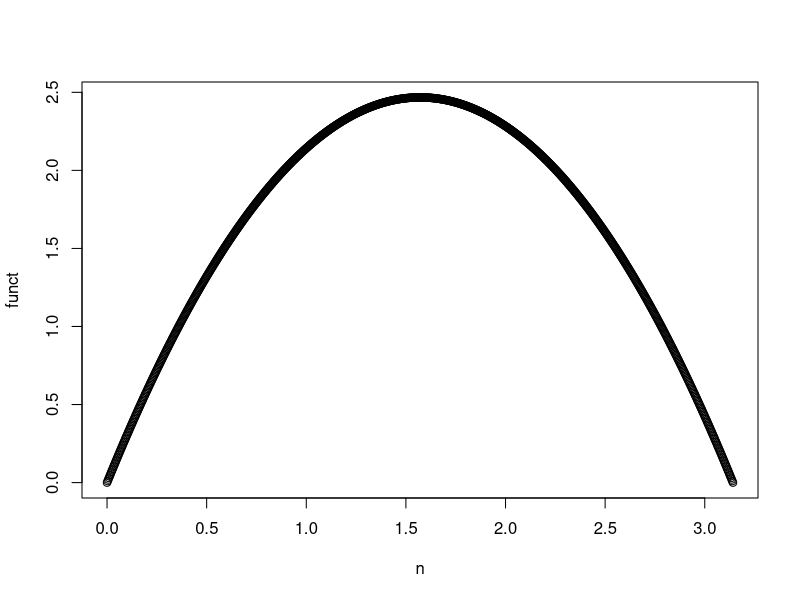
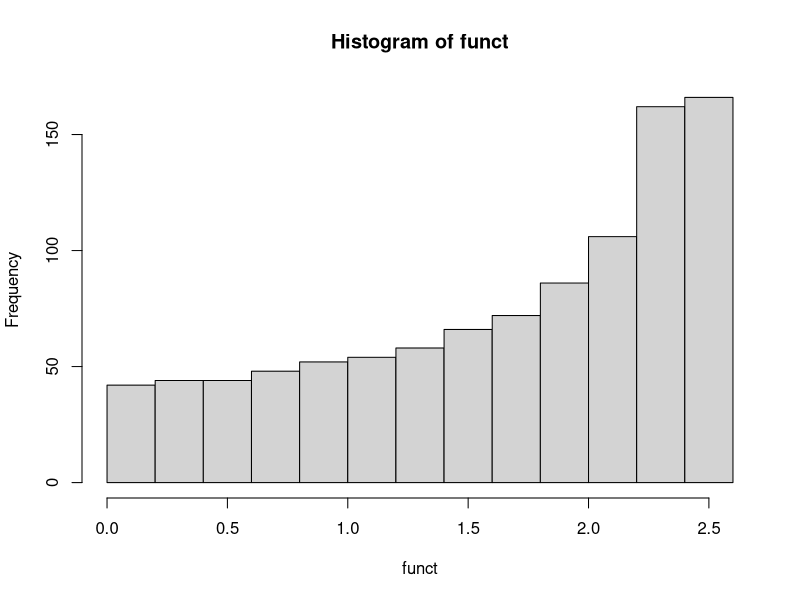

These figures' R source, in order:
x <- seq(0,pi,length.out = 1000)
n <- (pi-x)
funct <- (x*n)
max(x*n)
match(min(x**n),x**n)
plot(n, funct)
plot
funct[369]
x[369]
x[370]
pi/2*pi/2
hist(funct)
L <- 2.5
k <- c(0,1, 2, 3, 4)
pmf <- ((L**k)*(exp(-L)))/factorial(k)
pmf
help(hist)


ftoc <- function(tempinf) {
  celsius <- (tempinf - 32)*5/9
  return(celsius)
  }

ftok <-function(tempinf) {
  celsius <- (tempinf-32)*5/9
  kelvin <- (celsius+213.15) 
  return(kelvin)
  }

ftok(32)



CAGR <- function(beginning, ending, time) {
  values <- ((ending/beginning)**(1/time) - 1)
return(values)
  }

CAGR(1000,100000,40) * 100


x <- 10
f1 <- function(x){
  function() {
    x + 10
  }
}  
f1()
